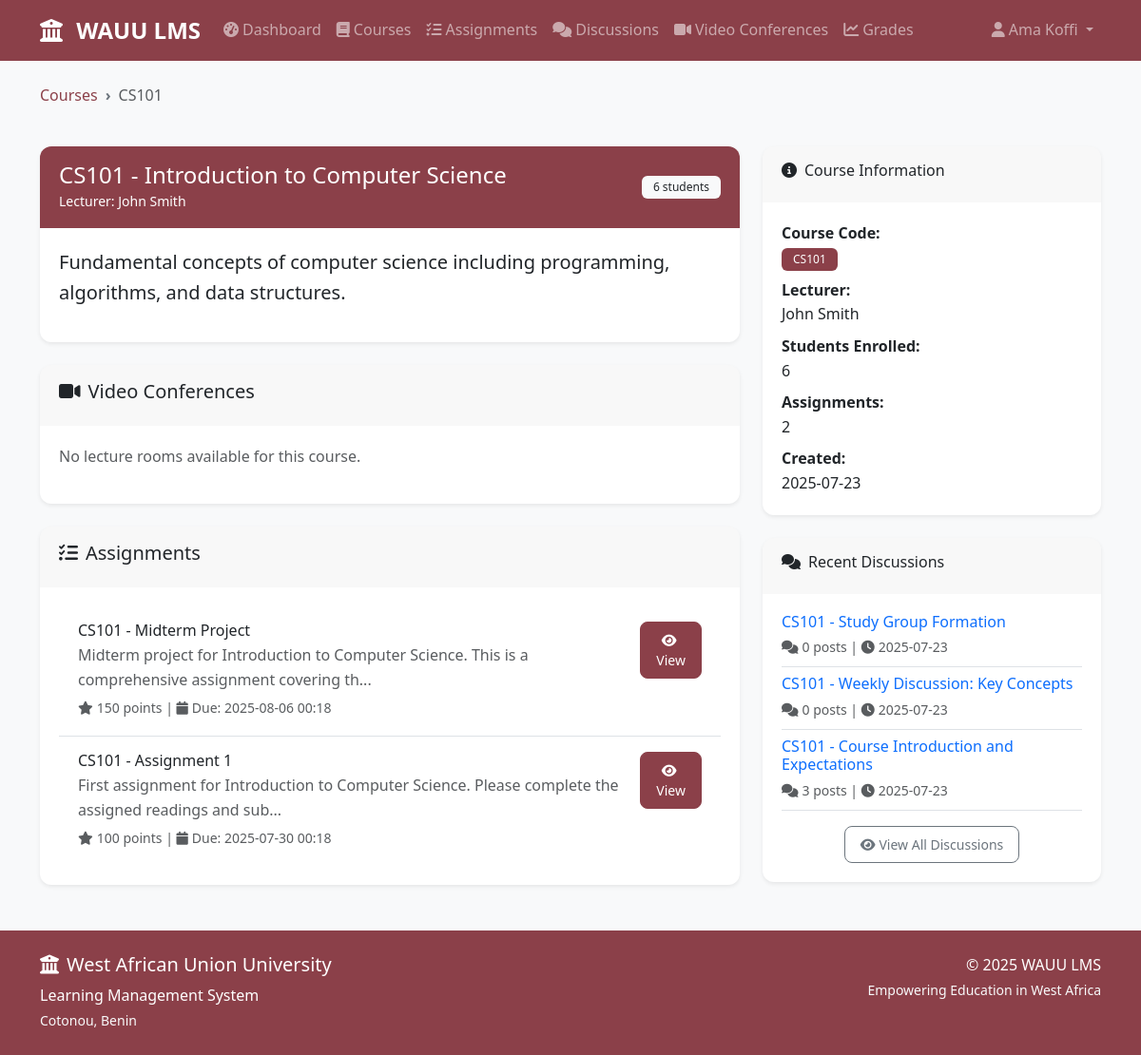
The app's page /course/1 (signed in) with its own data.
### models.py (models this page shows, shortened)
class User(UserMixin, db.Model):
    id = db.Column(db.Integer, primary_key=True)
    username = db.Column(db.String(64), unique=True, nullable=False)
    email = db.Column(db.String(120), unique=True, nullable=False)
    password_hash = db.Column(db.String(256))
    first_name = db.Column(db.String(64), nullable=False)
    last_name = db.Column(db.String(64), nullable=False)
    role = db.Column(db.String(20), nullable=False, default='student')  # student, lecturer, admin
    created_at = db.Column(db.DateTime, default=datetime.utcnow)
    enrollments = db.relationship('Enrollment', backref='user', lazy='dynamic')
    taught_courses = db.relationship('Course', backref='lecturer', lazy='dynamic')
    submissions = db.relationship('Submission', backref='student', lazy='dynamic')
    posts = db.relationship('Post', backref='author', lazy='dynamic')
    grades = db.relationship('Grade', backref='student', lazy='dynamic')
    def get_full_name(self):
        return f"{self.first_name} {self.last_name}"
    def is_admin(self):
        return self.role == 'admin'
    def is_lecturer(self):
        return self.role == 'lecturer'
    def is_student(self):
        return self.role == 'student'

class Course(db.Model):
    id = db.Column(db.Integer, primary_key=True)
    code = db.Column(db.String(20), unique=True, nullable=False)
    title = db.Column(db.String(200), nullable=False)
    description = db.Column(db.Text)
    lecturer_id = db.Column(db.Integer, db.ForeignKey('user.id'), nullable=False)
    created_at = db.Column(db.DateTime, default=datetime.utcnow)
    enrollments = db.relationship('Enrollment', backref='course', lazy='dynamic', cascade='all, delete-orphan')
    assignments = db.relationship('Assignment', backref='course', lazy='dynamic', cascade='all, delete-orphan')
    discussions = db.relationship('Discussion', backref='course', lazy='dynamic', cascade='all, delete-orphan')

class Assignment(db.Model):
    id = db.Column(db.Integer, primary_key=True)
    title = db.Column(db.String(200), nullable=False)
    description = db.Column(db.Text)
    course_id = db.Column(db.Integer, db.ForeignKey('course.id'), nullable=False)
    max_points = db.Column(db.Integer, default=100)
    due_date = db.Column(db.DateTime)
    created_at = db.Column(db.DateTime, default=datetime.utcnow)
    submissions = db.relationship('Submission', backref='assignment', lazy='dynamic', cascade='all, delete-orphan')
    grades = db.relationship('Grade', backref='assignment', lazy='dynamic', cascade='all, delete-orphan')

class Discussion(db.Model):
    id = db.Column(db.Integer, primary_key=True)
    title = db.Column(db.String(200), nullable=False)
    description = db.Column(db.Text)
    course_id = db.Column(db.Integer, db.ForeignKey('course.id'), nullable=False)
    created_at = db.Column(db.DateTime, default=datetime.utcnow)
    posts = db.relationship('Post', backref='discussion', lazy='dynamic', cascade='all, delete-orphan')

### routes.py (the view)
@app.route('/course/<int:course_id>')
@login_required
def course_detail(course_id):
    course = Course.query.get_or_404(course_id)
    if current_user.is_student():
        enrollment = Enrollment.query.filter_by(user_id=current_user.id, course_id=course_id).first()
        if not enrollment:
            flash('You are not enrolled in this course.', 'danger')
            return redirect(url_for('courses'))
    elif current_user.is_lecturer() and course.lecturer_id != current_user.id:
        flash('You do not have access to this course.', 'danger')
        return redirect(url_for('courses'))
    assignments = Assignment.query.filter_by(course_id=course_id).order_by(Assignment.created_at.desc()).all()
    discussions = Discussion.query.filter_by(course_id=course_id).order_by(Discussion.created_at.desc()).all()
    return render_template('course_detail.html', course=course, assignments=assignments, discussions=discussions)

### templates/course_detail.html (shortened to what this page needs)
{% extends "base.html" %}
{% block content %}
<div class="row mb-4">
    <div class="col-12">
        <nav aria-label="breadcrumb">
            <ol class="breadcrumb">
                <li class="breadcrumb-item"><a href="{{ url_for('courses') }}">Courses</a></li>
                <li class="breadcrumb-item active">{{ course.code }}</li>
            </ol>
        </nav>
    </div>
</div>
<div class="row">
    <div class="col-md-8">
        <div class="card">
            <div class="card-header wauu-bg text-white">
                <div class="d-flex justify-content-between align-items-center">
                    <div>
                        <h4 class="mb-0">{{ course.code }} - {{ course.title }}</h4>
                        <small>Lecturer: {{ course.lecturer.get_full_name() }}</small>
                    </div>
                    <span class="badge bg-light text-dark">{{ course.enrollments.count() }} students</span>
                </div>
            </div>
            <div class="card-body">
                <p class="lead">{{ course.description }}</p>
            </div>
        </div>
        <div class="card mt-4">
            <div class="card-header">
                <div class="d-flex justify-content-between align-items-center">
                    <h5><i class="fas fa-video me-2"></i>Video Conferences</h5>
                </div>
            </div>
            <div class="card-body">
                {% if course.lecture_rooms %}
                <div class="list-group list-group-flush">
                    {% for room in course.lecture_rooms %}
                    <div class="list-group-item">
                        <div class="d-flex justify-content-between align-items-start">
                            <div>
                                <h6 class="mb-1">
                                    {{ room.title }}
                                    {% if room.is_active %}
                                    <span class="badge bg-success ms-2">Live</span>
                                    {% endif %}
                                </h6>
                                <p class="mb-1 text-muted">{{ room.description[:100] }}{% if room.description|length > 100 %}...{% endif %}</p>
                                <small class="text-muted">
                                    {% if room.scheduled_start %}
                                    <i class="fas fa-clock me-1"></i>{{ room.scheduled_start.strftime('%Y-%m-%d %H:%M') }}
                                    {% else %}
                                    <i class="fas fa-calendar me-1"></i>Created: {{ room.created_at.strftime('%Y-%m-%d') }}
                                    {% endif %}
                                </small>
                            </div>
                            <div>
                                <a href="{{ url_for('lecture_room_detail', room_id=room.id) }}" class="btn wauu-btn btn-sm me-2">
                                    <i class="fas fa-eye me-1"></i>Details
                                </a>
                                {% if room.is_active or current_user.is_lecturer() %}
                                <a href="{{ url_for('join_lecture', room_id=room.id) }}" class="btn btn-success btn-sm">
                                    <i class="fas fa-video me-1"></i>Join
                                </a>
                                {% endif %}
                            </div>
                        </div>
                    </div>
                    {% endfor %}
                </div>
                {% else %}
                <p class="text-muted">No lecture rooms available for this course.</p>
                {% endif %}
            </div>
        </div>
        <div class="card mt-4">
            <div class="card-header">
                <div class="d-flex justify-content-between align-items-center">
                    <h5><i class="fas fa-tasks me-2"></i>Assignments</h5>
                </div>
            </div>
            <div class="card-body">
                {% if assignments %}
                <div class="list-group list-group-flush">
                    {% for assignment in assignments %}
                    <div class="list-group-item">
                        <div class="d-flex justify-content-between align-items-start">
                            <div>
                                <h6 class="mb-1">{{ assignment.title }}</h6>
                                <p class="mb-1 text-muted">{{ assignment.description[:100] }}...</p>
                                <small class="text-muted">
                                    <i class="fas fa-star me-1"></i>{{ assignment.max_points }} points
                                    {% if assignment.due_date %}
                                    | <i class="fas fa-calendar me-1"></i>Due: {{ assignment.due_date.strftime('%Y-%m-%d %H:%M') }}
                                    {% endif %}
                                </small>
                            </div>
                            <div>
                                <a href="{{ url_for('assignment_detail', assignment_id=assignment.id) }}" class="btn wauu-btn btn-sm">
                                    <i class="fas fa-eye me-1"></i>View
                                </a>
                            </div>
                        </div>
                    </div>
                    {% endfor %}
                </div>
                {% else %}
                <p class="text-muted">No assignments available for this course.</p>
                {% endif %}
            </div>
        </div>
    </div>
    <div class="col-md-4">
        <div class="card">
            <div class="card-header">
                <h6><i class="fas fa-info-circle me-2"></i>Course Information</h6>
            </div>
            <div class="card-body">
                <div class="mb-2">
                    <strong>Course Code:</strong><br>
                    <span class="badge wauu-bg">{{ course.code }}</span>
                </div>
                <div class="mb-2">
                    <strong>Lecturer:</strong><br>
                    {{ course.lecturer.get_full_name() }}
                </div>
                <div class="mb-2">
                    <strong>Students Enrolled:</strong><br>
                    {{ course.enrollments.count() }}
                </div>
                <div class="mb-2">
                    <strong>Assignments:</strong><br>
                    {{ assignments|length }}
                </div>
                <div>
                    <strong>Created:</strong><br>
                    {{ course.created_at.strftime('%Y-%m-%d') }}
                </div>
            </div>
        </div>
        <div class="card mt-4">
            <div class="card-header">
                <h6><i class="fas fa-comments me-2"></i>Recent Discussions</h6>
            </div>
            <div class="card-body">
                {% if discussions %}
                {% for discussion in discussions[:3] %}
                <div class="border-bottom pb-2 mb-2">
                    <h6 class="mb-1">
                        <a href="{{ url_for('discussion_detail', discussion_id=discussion.id) }}" class="text-decoration-none">
                            {{ discussion.title }}
                        </a>
                    </h6>
                    <small class="text-muted">
                        <i class="fas fa-comments me-1"></i>{{ discussion.posts.count() }} posts |
                        <i class="fas fa-clock me-1"></i>{{ discussion.created_at.strftime('%Y-%m-%d') }}
                    </small>
                </div>
                {% endfor %}
                <div class="text-center mt-3">
                    <a href="{{ url_for('discussions') }}" class="btn btn-outline-secondary btn-sm">
                        <i class="fas fa-eye me-1"></i>View All Discussions
                    </a>
                </div>
                {% else %}
                <p class="text-muted">No discussions available.</p>
                {% endif %}
            </div>
        </div>
    </div>
</div>
{% endblock %}

### templates/base.html (shortened to what this page needs)
<!DOCTYPE html>
<html lang="en">
<head>
    <link href="https://cdn.jsdelivr.net/npm/bootstrap@5.3.0/dist/css/bootstrap.min.css" rel="stylesheet">
    <link rel="stylesheet" href="https://cdnjs.cloudflare.com/ajax/libs/font-awesome/6.4.0/css/all.min.css">
    <link rel="stylesheet" href="{{ url_for('static', filename='css/style.css') }}">
</head>
<body>
    <nav class="navbar navbar-expand-lg navbar-dark wauu-navbar">
        <div class="container">
            <a class="navbar-brand" href="{{ url_for('dashboard') }}">
                <i class="fas fa-university me-2"></i>
                <strong>WAUU LMS</strong>
            </a>
            {% if current_user.is_authenticated %}
            <div class="collapse navbar-collapse" id="navbarNav">
                <ul class="navbar-nav me-auto">
                    <li class="nav-item">
                        <a class="nav-link" href="{{ url_for('dashboard') }}">
                            <i class="fas fa-tachometer-alt me-1"></i>Dashboard
                        </a>
                    </li>
                    <li class="nav-item">
                        <a class="nav-link" href="{{ url_for('courses') }}">
                            <i class="fas fa-book me-1"></i>Courses
                        </a>
                    </li>
                    <li class="nav-item">
                        <a class="nav-link" href="{{ url_for('assignments') }}">
                            <i class="fas fa-tasks me-1"></i>Assignments
                        </a>
                    </li>
                    <li class="nav-item">
                        <a class="nav-link" href="{{ url_for('discussions') }}">
                            <i class="fas fa-comments me-1"></i>Discussions
                        </a>
                    </li>
                    <li class="nav-item">
                        <a class="nav-link" href="{{ url_for('video_conferences') }}">
                            <i class="fas fa-video me-1"></i>Video Conferences
                        </a>
                    </li>
                    {% if current_user.is_student() %}
                    <li class="nav-item">
                        <a class="nav-link" href="{{ url_for('grades') }}">
                            <i class="fas fa-chart-line me-1"></i>Grades
                        </a>
                    </li>
                    {% endif %}
                </ul>
                <ul class="navbar-nav">
                    <li class="nav-item dropdown">
                        <a class="nav-link dropdown-toggle" href="#" role="button" data-bs-toggle="dropdown">
                            <i class="fas fa-user me-1"></i>{{ current_user.get_full_name() }}
                        </a>
                    </li>
                </ul>
            </div>
            {% endif %}
        </div>
    </nav>
    <main class="container my-4">
        {% block content %}{% endblock %}
    </main>
    <footer class="wauu-footer mt-5 py-4">
        <div class="container">
            <div class="row">
                <div class="col-md-6">
                    <h5><i class="fas fa-university me-2"></i>West African Union University</h5>
                    <p class="mb-0">Learning Management System</p>
                    <small class="text-light">Cotonou, Benin</small>
                </div>
                <div class="col-md-6 text-md-end">
                    <p class="mb-0">© 2025 WAUU LMS</p>
                    <small class="text-light">Empowering Education in West Africa</small>
                </div>
            </div>
        </div>
    </footer>
</body>
</html>

### records on screen
User: get_full_name "Ama Koffi"
Course: code "CS101", title "Introduction to Computer Science", description "Fundamental concepts of computer science including programming, algorithms, and data structures.", created_at "2025-07-23"
User: lecturer.get_full_name "John Smith"
Assignment: title "CS101 - Midterm Project", description "Midterm project for Introduction to Computer Science. This is a comprehensive assignment covering th", max_points "150", due_date "2025-08-06 00:18"
Assignment: title "CS101 - Assignment 1", description "First assignment for Introduction to Computer Science. Please complete the assigned readings and sub", max_points "100", due_date "2025-07-30 00:18"
Discussion: title "CS101 - Study Group Formation", posts.count "0", created_at "2025-07-23"
Discussion: title "CS101 - Weekly Discussion: Key Concepts", posts.count "0", created_at "2025-07-23"
Discussion: title "CS101 - Course Introduction and Expectations", posts.count "3", created_at "2025-07-23"

### other values on screen
{{ course.enrollments.count() }} "6"
{{ assignments|length }} "2"
